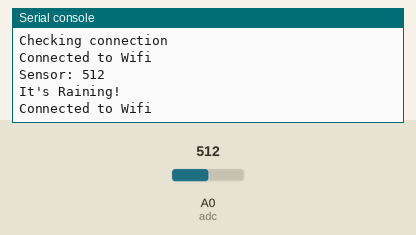
This program was run on a simulated ESP8266 board running MicroPython. Shown: the last lines printed to the serial console. The test bench sets the inputs (shaded band); at power-on: A0 (adc) = 512 (analog values on the 0–1023 scale). WiFi joins after 1.5 s; web requests get an empty 200 reply after 0.4 s.

Above: at 3.6 s.
3.7 s: A0 (adc) set to 716
At 9.0 s:
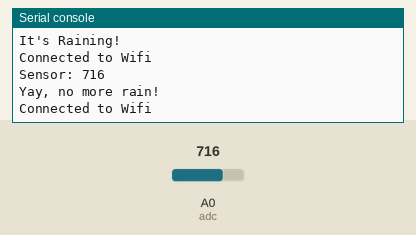
9.4 s: A0 (adc) set to 900
At 14.6 s:
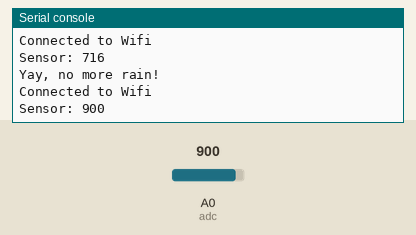
Timing chart, 0 to 16.1 s (numbered marks = the images above; inputs shaded):
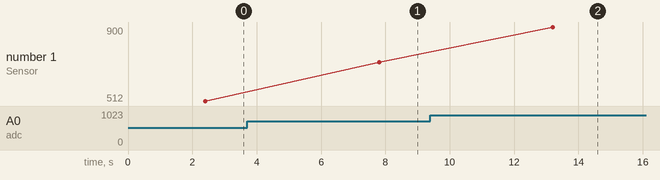

Measured:
- after the input at 3.7 s, the serial console: prints a new line after 4.1 s (image 1)
- after the input at 9.4 s, the serial console: prints a new line after 3.8 s (image 2)
- plotted number 1: 512 → 716 after the input at 3.7 s, 716 → 900 after the input at 9.4 s

The program:

rainbot.py
```python
# Rain Detector
# MagPi Issue 74
# PJ Evans @mrpjevans
# Version for ESP8266 / MicroPython

import os
import network   # pylint: disable=all
import time
import machine
import urequests
import ujson

# Load and configure Wifi
with open('rainbot.json') as configJson:
    config = ujson.load(configJson)
sta_if = network.WLAN(network.STA_IF)


# Connect to wifi
def connectToWifi():

    if sta_if.isconnected() is False:
        print('Not connected')
        if sta_if.active() is False:
            print('Activating interface')
            sta_if.active(True)
        print('Connecting to ' + config['ssid'])
        sta_if.connect(config['ssid'], config['psk'])
        while True:
            print('Checking connection')
            time.sleep(1)
            if sta_if.isconnected():
                print('Connected to Wifi')
                break
    else:
        print('Connected to Wifi')


# Send alert to Pushover
def pushover(message):

    print(message)

    # Check Wifi Connection
    connectToWifi()

    url = "https://api.pushover.net:443/1/messages.json"
    headers = {"Content-type": "application/json"}
    data = '{"token": "' + config['pushover_app_key'] + '","user": "' + config['pushover_user_key'] + '","title": "Rainbot", "message": "' + message + '"}'
    resp = urequests.post(url, data=data, headers=headers)

# Send startup message (and Check Wifi Connection)
pushover('Rainbot lives!')

# Set up connection to analog pin
adc = machine.ADC(0)

# Is it raining? Let's assume not.
dryLastCheck = True

# Loop forever
while True:

    # Read rain sensor
    currentValue = adc.read()
    print('Sensor: ' + str(currentValue))

    # Is it dry? (1024 = completely dry)
    dryNow = currentValue > int(config['sensor_threshold'])

    if dryLastCheck and not dryNow:

        pushover("It's Raining!")

    elif not dryLastCheck and dryNow:

        pushover("Yay, no more rain!")

    # Remember what the reading was for next check
    dryLastCheck = dryNow

    # Wait a bit
    time.sleep(5)
```
